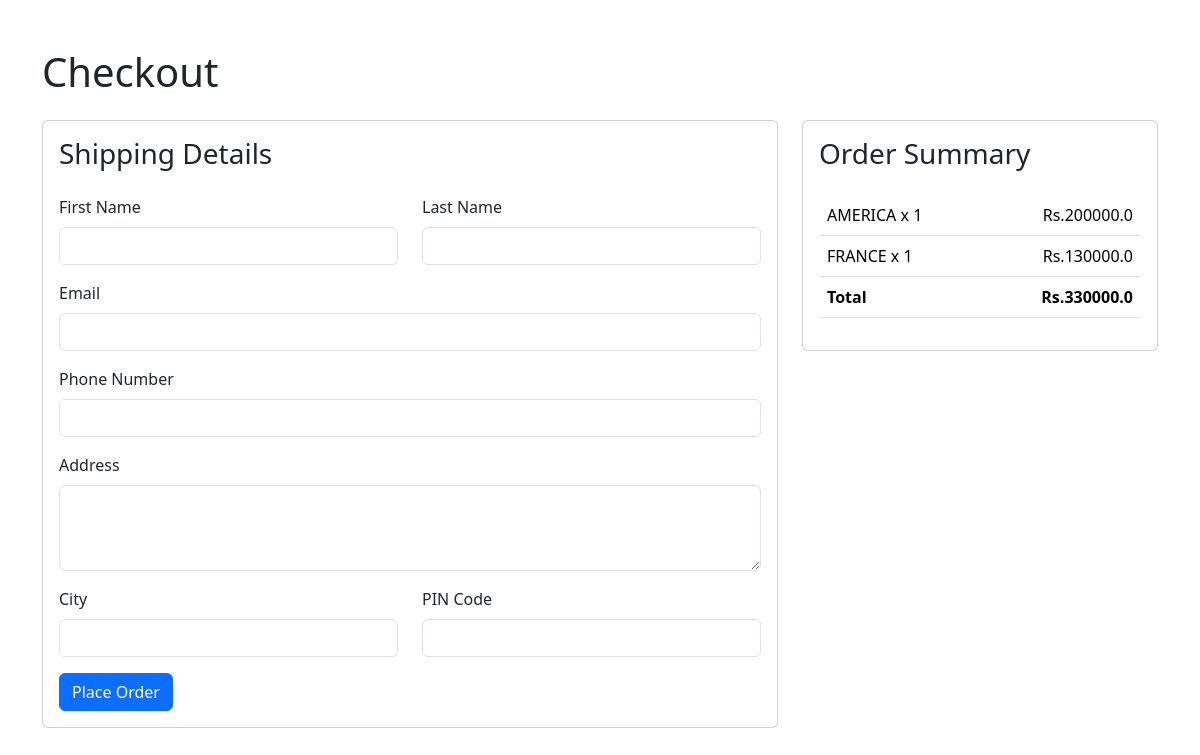
Screenshot of /checkout/ (signed in) with the database file from the repository.
### myapp/models.py (models this page shows, shortened)
class CartItem(models.Model):
    cart = models.ForeignKey(Cart, related_name="items", on_delete=models.CASCADE)
    product = models.ForeignKey(Product, on_delete=models.CASCADE)
    quantity = models.PositiveIntegerField(default=1)

class Product(models.Model):
    name = models.CharField(max_length=255)
    price = models.DecimalField(max_digits=10, decimal_places=2)
    description = models.TextField()

### myapp/views.py (the view)
# urls.py: path('checkout/', views.checkout, name='checkout'),
@login_required
def checkout(request):
    cart, _ = Cart.objects.get_or_create(user=request.user)
    cart_items = []
    cart_total = 0
    for item in cart.items.all():
        item_total = float(item.product.price) * item.quantity
        cart_items.append({
            'item': item,
            'total': item_total
        })
        cart_total += item_total
    return render(request, 'checkout.html', {
        'cart_items': cart_items,
        'cart_total': cart_total
    })

### myapp/templates/checkout.html (shortened to what this page needs)
{% load static %}
<!DOCTYPE html>
<html lang="en">
<head>
    <link href="https://cdn.jsdelivr.net/npm/bootstrap@5.3.3/dist/css/bootstrap.min.css" rel="stylesheet">
</head>
<body>
    <div class="container py-5">
        <h1 class="mb-4">Checkout</h1>
        <div class="row">
            <div class="col-md-8">
                <div class="card mb-4">
                    <div class="card-body">
                        <h3 class="card-title mb-4">Shipping Details</h3>
                        <form action="{% url 'process_checkout' %}" method="post">
                            <div class="row">
                                <div class="col-md-6 mb-3">
                                    <label for="firstName" class="form-label">First Name</label>
                                    <input type="text" class="form-control" id="firstName" name="first_name" required>
                                </div>
                                <div class="col-md-6 mb-3">
                                    <label for="lastName" class="form-label">Last Name</label>
                                    <input type="text" class="form-control" id="lastName" name="last_name" required>
                                </div>
                            </div>
                            <div class="mb-3">
                                <label for="email" class="form-label">Email</label>
                                <input type="email" class="form-control" id="email" name="email" required>
                            </div>
                            <div class="mb-3">
                                <label for="phone" class="form-label">Phone Number</label>
                                <input type="tel" class="form-control" id="phone" name="phone" required>
                            </div>
                            <div class="mb-3">
                                <label for="address" class="form-label">Address</label>
                                <textarea class="form-control" id="address" name="address" rows="3" required></textarea>
                            </div>
                            <div class="row">
                                <div class="col-md-6 mb-3">
                                    <label for="city" class="form-label">City</label>
                                    <input type="text" class="form-control" id="city" name="city" required>
                                </div>
                                <div class="col-md-6 mb-3">
                                    <label for="pincode" class="form-label">PIN Code</label>
                                    <input type="text" class="form-control" id="pincode" name="pincode" required>
                                </div>
                            </div>
                            <button type="submit" class="btn btn-primary">Place Order</button>
                        </form>
                    </div>
                </div>
            </div>
            <div class="col-md-4">
                <div class="card">
                    <div class="card-body">
                        <h3 class="card-title mb-4">Order Summary</h3>
                        <div class="table-responsive">
                            <table class="table">
                                <tbody>
                                    {% for cart_item in cart_items %}
                                    <tr>
                                        <td>{{ cart_item.item.product.name }} x {{ cart_item.item.quantity }}</td>
                                        <td class="text-end">Rs.{{ cart_item.total }}</td>
                                    </tr>
                                    {% endfor %}
                                </tbody>
                                <tfoot>
                                    <tr>
                                        <td><strong>Total</strong></td>
                                        <td class="text-end"><strong>Rs.{{ cart_total }}</strong></td>
                                    </tr>
                                </tfoot>
                            </table>
                        </div>
                    </div>
                </div>
            </div>
        </div>
    </div>
</body>
</html>

### rows the page displays
CartItem: item.product.name "AMERICA", item.quantity "1", total "200000.0"
CartItem: item.product.name "FRANCE", item.quantity "1", total "130000.0"

### other values shown
{{ cart_total }} "330000.0"
